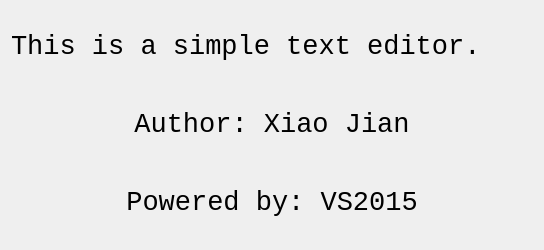
<?xml version="1.0" encoding="UTF-8"?>
<ui version="4.0">
 <class>AboutBox</class>
 <widget class="QWidget" name="AboutBox">
  <property name="geometry">
   <rect>
    <x>0</x>
    <y>0</y>
    <width>544</width>
    <height>250</height>
   </rect>
  </property>
  <property name="minimumSize">
   <size>
    <width>544</width>
    <height>250</height>
   </size>
  </property>
  <property name="maximumSize">
   <size>
    <width>544</width>
    <height>250</height>
   </size>
  </property>
  <property name="windowTitle">
   <string>AboutBox</string>
  </property>
  <layout class="QVBoxLayout" name="verticalLayout">
   <item>
    <widget class="QLabel" name="label_4">
     <property name="font">
      <font>
       <family>Consolas</family>
       <pointsize>20</pointsize>
      </font>
     </property>
     <property name="text">
      <string>This is a simple text editor.</string>
     </property>
    </widget>
   </item>
   <item>
    <widget class="QLabel" name="label">
     <property name="font">
      <font>
       <family>Consolas</family>
       <pointsize>20</pointsize>
      </font>
     </property>
     <property name="text">
      <string>&lt;html&gt;&lt;head/&gt;&lt;body&gt;&lt;p align=&quot;center&quot;&gt;Author: Xiao Jian&lt;/p&gt;&lt;/body&gt;&lt;/html&gt;</string>
     </property>
    </widget>
   </item>
   <item>
    <widget class="QLabel" name="label_2">
     <property name="font">
      <font>
       <family>Consolas</family>
       <pointsize>20</pointsize>
      </font>
     </property>
     <property name="text">
      <string>&lt;html&gt;&lt;head/&gt;&lt;body&gt;&lt;p align=&quot;center&quot;&gt;Powered by: VS2015&lt;/p&gt;&lt;/body&gt;&lt;/html&gt;</string>
     </property>
    </widget>
   </item>
  </layout>
 </widget>
 <layoutdefault spacing="6" margin="11"/>
 <resources/>
 <connections/>
</ui>
